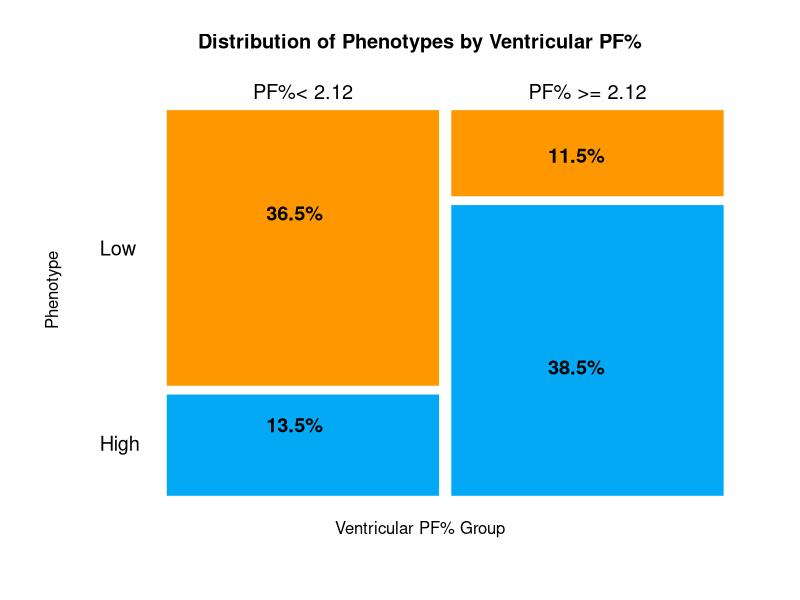

Reproduce this figure in R.
############################################################
# Script Plot: Mosaic plot
# Author: Giulia Nicole Baldrighi
# Purpose: Create a publication-ready mosaic plot showing
#          the proportion of categories across groups.
# Input:
#   - A 2x2 matrix `mat` with group (rows) and category (columns)
# Output:
#   - A mosaic plot with percentage annotations
############################################################

# ---------------------- Description ----------------------
# Mosaic plots are used to visualize contingency tables. 
# The size of each tile represents the proportion of observations 
# in each group-category combination, allowing for quick comparison 
# of relative frequencies.
# ----------------------------------------------------------

# ---------------------- Example data ----------------------
mat <- matrix(c(73, 27, 23, 77),
              nrow = 2,
              byrow = TRUE,
              dimnames = list(
                Group = c("PF%< 2.12", "PF% >= 2.12"),
                Category = c("Low", "High")
              ))

# ---------------------- Base mosaic plot ----------------------
mp <- mosaicplot(
  mat,
  color = c("#FF9800", "#03A9F4"),  # Orange & Blue
  main = "Distribution of Phenotypes by Ventricular PF%",
  xlab = "Ventricular PF% Group",
  ylab = "Phenotype",
  cex.axis = 1.2,
  cex.lab = 1.3,
  cex.main = 1.5,
  las = 1,       # horizontal labels on y-axis
  border = "white"
)

# ---------------------- Add percentages ----------------------
# Convert counts to percentages
total <- sum(mat)
percentages <- round((mat / total) * 100, 1)

# Get coordinates for annotations
# These values depend on the number of rows and columns.
x_coords <- rep(c(0.30, 0.75), times = nrow(mat))
y_coords <- c(0.70, 0.85, 0.15, 0.30)

# Flatten the matrix into a vector to match coordinates
percentage_labels <- paste0(as.vector(percentages), "%")

# Overlay text
text(
  x = x_coords,
  y = y_coords,
  labels = percentage_labels,
  cex = 1.2,
  font = 2,
  col = "black"
)


# ---------------------- Optional: save plot ----------------------
# ggsave("mosaic_plot.png", width = 9, height = 6, dpi = 300)
